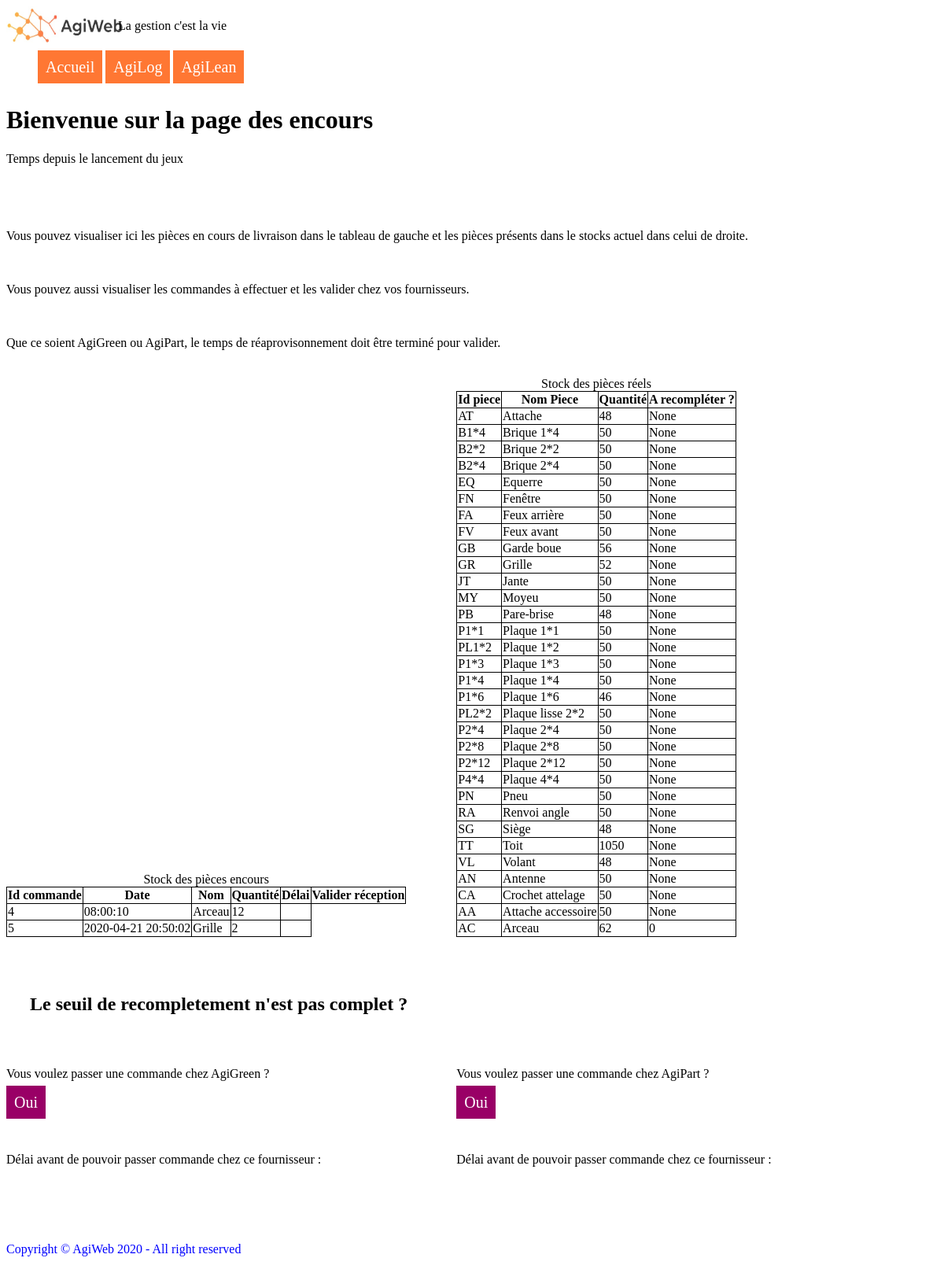
/Agilog/Encours, run on the app's committed database.
### tables this page shows
CREATE TABLE "commande" (
	"id"	INTEGER NOT NULL,
	"date"	INTEGER NOT NULL,
	"reception"	INTEGER NOT NULL,
	PRIMARY KEY("id")
);

CREATE TABLE "piece" (
	"id"	TEXT NOT NULL,
	"nom"	TEXT NOT NULL,
	"quantite"	INTEGER NOT NULL,
	"seuil_recomp"	INTEGER,
	"stock_secu"	INTEGER,
	"delai_reappro"	INTEGER,
	"a_commander"	INTEGER,
	"fournisseur"	INTEGER,
	PRIMARY KEY("id")
);

CREATE TABLE "compo_commande" (
	"commande"	INTEGER NOT NULL,
	"piece"	TEXT NOT NULL,
	"quantite"	INTEGER NOT NULL
);

### run.py (the view)
@app.route('/Agilog/Encours')
def encoursAlog():
    seuil_commande()
    tab_encours=select_encours()
    tab_reel=select_stock_reel()
    timer_agigreen=time_fournisseur("agigreen")
    timer_agipart=time_fournisseur("agipart")
    return render_template('encours_alog.html',tab_reel=tab_reel, tab_encours=tab_encours,timer_agigreen=timer_agigreen, timer_agipert=timer_agipart)

### fonctions_logiques.py (called while the page is built)
def transformation(a):#on transforme la chaine pour qu'elle soit traitable
    c=str(a)
    supprimable = ['é', 'è', 'ê', 'à', 'ù', 'û', 'ç', 'ô', 'î', 'ï', 'â',' ', '-', '_','.', ',',"'",'!' ,':', '/']
    correct = ['e', 'e', 'e', 'a', 'u', 'u', 'c', 'o', 'i', 'i', 'a', '', '', '', '', '','', '', '', '']
    for i in range(len(supprimable)):
        c=c.replace(supprimable[i],correct[i])
    c=c.lower()
    return(c)

def test_rien(entree): # test si les entree (tableau) ne sont pas vide, renvois 1 si une valeur est vide et 0 sinon
    taille=len(entree)
    for i in range (0,taille):
        if (entree[i]==""):
            return 1
    return 0

def test_types(entree,types): #test le type des entrées (tableau) et les entrées (tableau) et renvois 0 si tout est bon et 1 si il y'a un problème
    taille=len(entree)
    for i in range (0, taille):
        if (types[i]==str):
            try:
                entree[i]=str(entree[i])
            except:
                print ("str")
                return 1
        elif (types[i]==int):
            try:
                entree[i]=int(entree[i])
            except:
                return 1
    return (0)

def mise_a_jour_bdd (base, colonne, entree, types): # prend en argument  une base (ex: piece), les colonnes que l'on veut modifier (une liste ex: [id, nom...]), les entrées (valeurs) et le type de ces valeurs et met ajour la ligne de la dernière valeur de colonne qui a comme valeur la derniere d'entree
    con = lite.connect(cheminbdd) #attention chez toi c'est pas rangé au meme endroit
    con.row_factory = lite.Row
    cur = con.cursor()
    contenu =''
    selection= "UPDATE "+ base + " SET "
    for i in colonne:
        if (i==colonne[-1]):
            selection=selection[:-2]
            selection= selection + " WHERE " + i + "=?"
        else:
            selection= selection + i + "=?, "
    print (selection)
    if (test_rien(entree)==0):
        if test_types(entree,types)==0:
            cur.execute(selection, (entree))
    con.commit()
    con.close()

def tab (listesql): #prend une liste sql et la transforme en tableau
    tt=[]
    for i in listesql:
        a=[]
        for j in i:
            a.append(j)
        tt.append(a)
    if (tt!=[]):
        ttt=[0]*len(tt[0])
        for i in range (0,len(tt[0])):
            ttt[i]=[0]*len(tt)
        for i in range (0,len(tt[0])):
                for j in range (0,len(tt)):
                    ttt[i][j]=tt[j][i]
    else:
        return (tt)
    return(ttt)

### templates/encours_alog.html (shortened to what this page needs)
<html>
{% include "head.html" %}
    <body>
        {% include "Navbar.html" %}
        <div id="content-stock">
            <h1>Bienvenue sur la page des encours </h1>
            <p>Temps depuis le lancement du jeux </p>
            <p id="chrono" chrono="16"></p>
            <p> Vous pouvez visualiser ici les pièces en cours de livraison dans le tableau de gauche et les pièces présents dans le stocks actuel dans celui de droite.</p>
            <br>
            <p>Vous pouvez aussi visualiser les commandes à effectuer et les valider chez vos fournisseurs.</p>
            <br>
            <p>Que ce soient AgiGreen ou AgiPart, le temps de réaprovisonnement doit être terminé pour valider.</p>
            <br>
            <div class="leftbox">
                <table>
                    <caption>Stock des pièces encours</caption>
                    <tr>
                        <th>Id commande</th>
                        <th>Date</th>
                        <th>Nom</th>
                        <th>Quantité</th>
                        <th>Délai</th>
                        <th>Valider réception</th>
                    </tr>
                    {%for piece in tab_encours %}
                    <tr>
                      <td>{{piece['id']}}</td>
                      <td>{{piece['date']}}</td>
                      <td>{{piece['nom']}}</td>
                      <td>{{piece['quantite']}}</td>
                      <td class="timer" timer="{{piece['timer']}}"></td>
                    </tr>
                    {%endfor%}
                </table>
            </div>
            <div class="rightbox">
                <table>
                    <caption>Stock des pièces réels</caption>
                    <tr>
                        <th>Id piece</th>
                        <th>Nom Piece</th>
                        <th>Quantité</th>
                        <th>A recompléter ?</th>
                    </tr>
                    {%for piece in tab_reel %}
                    <tr>
                        <td>{{piece[0]}}</td>
                        <td>{{piece[1]}}</td>
                        <td>{{piece[2]}}</td>
                        <td>{{piece[3]}}</td>
                    </tr>
                    {%endfor%}
                </table>
            </div>
            <br/>
            <br/>
            </div>
            <div id="content-commande">
              <h2>Le seuil de recompletement n'est pas complet ?</h2>
              <div class="leftbox">
                <p>  Vous voulez passer une commande chez AgiGreen ? </p>
                <a class="bouton2" href ="{{url_for('cmd_green')}}"> Oui </a>
                <br>
                <br>
                <br>
                <p> Délai avant de pouvoir passer commande chez ce fournisseur : </p>
                <p class="timer-fournisseurs" timer="10"></p>
              </div>
              <div class="rightbox">
                <p>Vous voulez passer une commande chez AgiPart ? </p>
                <a class="bouton2" href="{{url_for('cmd_part')}}"> Oui </a>
                <br>
                <br>
                <br>
                <p> Délai avant de pouvoir passer commande chez ce fournisseur : </p>
                <p class="timer-fournisseurs" timer="12"></p>
              </div>
            </div>
        <footer>
            <p> Copyright &copy; AgiWeb 2020 - All right reserved </p>
        </footer>
</html>

### Static/accueil.css (style rules this page uses)
table { border-collapse: collapse; }
td,th { border-style: solid; border: 1px, solid black; }
#chrono { color:#FF7733; font-size: 30px; padding: 10px; }
.timer-fournisseurs { color:#FF7733; font-size: 30px; padding: 10px; }
footer { color:blue; }
h2 { padding:30px; }
a.bouton2 { margin-top:10px; color:white; background-color:990066; text-decoration: none; padding:10px; font-size:20px; }
td,th { border: 1px solid black; }
div#content-stock div { display :inline-block; width:48%; }
div#content-commande div { display :inline-block; width:48%; }

### data on the page
commande: id "4", date "08:00:10", nom "Arceau", quantite "12"
commande: id "5", date "2020-04-21 20:50:02", nom "Grille", quantite "2"
piece: id "AT", nom "Attache", quantite "48", piece "None"
piece: id "B1*4", nom "Brique 1*4", quantite "50", piece "None"
piece: id "B2*2", nom "Brique 2*2", quantite "50", piece "None"
piece: id "B2*4", nom "Brique 2*4", quantite "50", piece "None"
piece: id "EQ", nom "Equerre", quantite "50", piece "None"
piece: id "FN", nom "Fenêtre", quantite "50", piece "None"
piece: id "FA", nom "Feux arrière", quantite "50", piece "None"
piece: id "FV", nom "Feux avant", quantite "50", piece "None"
piece: id "GB", nom "Garde boue", quantite "56", piece "None"
piece: id "GR", nom "Grille", quantite "52", piece "None"
piece: id "JT", nom "Jante", quantite "50", piece "None"
piece: id "MY", nom "Moyeu", quantite "50", piece "None"
piece: id "PB", nom "Pare-brise", quantite "48", piece "None"
piece: id "P1*1", nom "Plaque 1*1", quantite "50", piece "None"
piece: id "PL1*2", nom "Plaque 1*2", quantite "50", piece "None"
piece: id "P1*3", nom "Plaque 1*3", quantite "50", piece "None"
piece: id "P1*4", nom "Plaque 1*4", quantite "50", piece "None"
piece: id "P1*6", nom "Plaque 1*6", quantite "46", piece "None"
piece: id "PL2*2", nom "Plaque lisse 2*2", quantite "50", piece "None"
piece: id "P2*4", nom "Plaque 2*4", quantite "50", piece "None"
piece: id "P2*8", nom "Plaque 2*8", quantite "50", piece "None"
piece: id "P2*12", nom "Plaque 2*12", quantite "50", piece "None"
piece: id "P4*4", nom "Plaque 4*4", quantite "50", piece "None"
piece: id "PN", nom "Pneu", quantite "50", piece "None"
piece: id "RA", nom "Renvoi angle", quantite "50", piece "None"
piece: id "SG", nom "Siège", quantite "48", piece "None"
piece: id "TT", nom "Toit", quantite "1050", piece "None"
piece: id "VL", nom "Volant", quantite "48", piece "None"
piece: id "AN", nom "Antenne", quantite "50", piece "None"
piece: id "CA", nom "Crochet attelage", quantite "50", piece "None"
piece: id "AA", nom "Attache accessoire", quantite "50", piece "None"
piece: id "AC", nom "Arceau", quantite "62", a_commander "0"
